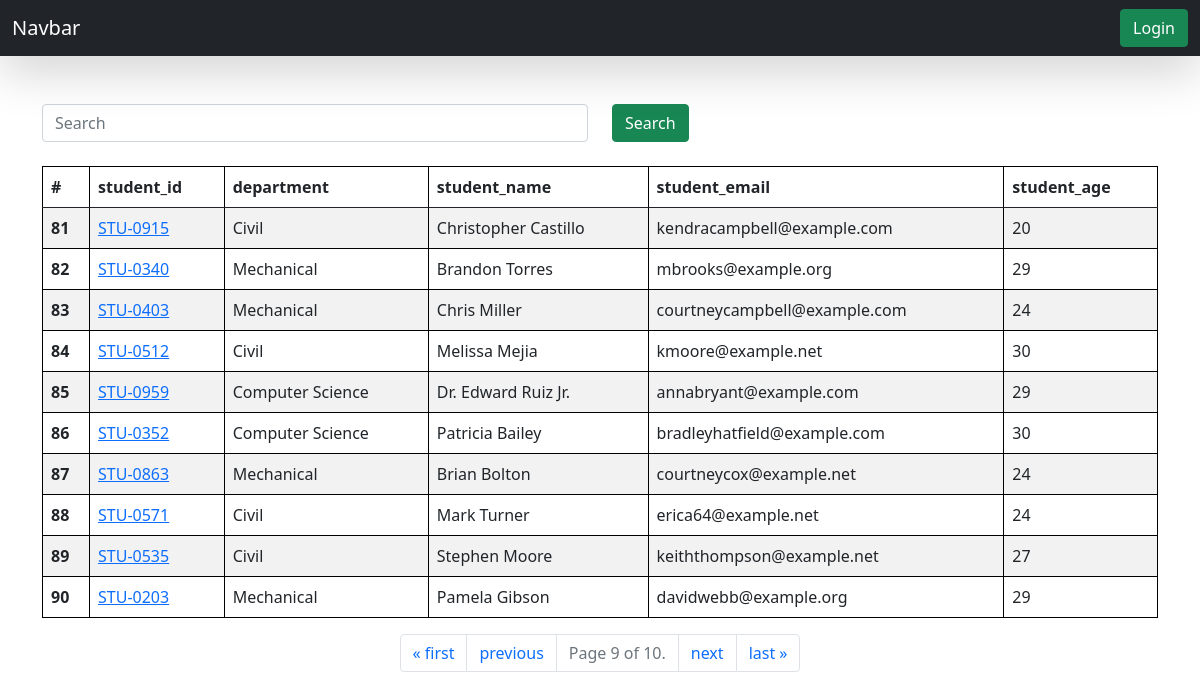
/students/?page=9, run on the app's committed database.
### reportcard/models.py (models this page shows, shortened)
class Student(models.Model):
    department = models.ForeignKey(Department, related_name="depart", on_delete=models.CASCADE)
    student_id = models.OneToOneField(StudentID, related_name="studentid", on_delete=models.SET_NULL, null=True)
    student_name = models.CharField(max_length=100)
    student_email = models.EmailField(unique=True)
    student_age = models.IntegerField(default=18)
    student_address = models.TextField()

class StudentID(models.Model):
    student_id = models.CharField(max_length=100)
    def __str__(self) -> str:
        return self.student_id

class Department(models.Model):
    department = models.CharField(max_length=100)
    def __str__(self) -> str:
        return self.department
    class Meta:
        ordering = ['department']

### reportcard/views.py (the view, shortened to what this page needs)
# urls.py: path('students/', get_students, name="get_students"),
def get_students(request):
    queryset = Student.objects.all()
    paginator = Paginator(queryset, 10)
    page_number = request.GET.get("page", 1)
    page_obj = paginator.get_page(page_number)
    print(page_obj)
    return render(request, 'report/students.html', {'queryset' : page_obj})

### reportcard/templates/report/students.html
{% extends "base.html" %} {% block start %}
<div class="container mt-5">
  <form class="mb-4">
    <div class="row">
      <div class="col-md-6">
        <input class="form-control" name="Search" placeholder="Search" />
      </div>
      <div class="col-md-6">
        <button class="btn btn-success">Search</button>
      </div>
    </div>
  </form>
  <table class="table table-striped">
    <thead>
      <tr>
        <th scope="col">#</th>
        <th scope="col">student_id</th>
        <th scope="col">department</th>
        <th scope="col">student_name</th>
        <th scope="col">student_email</th>
        <th scope="col">student_age</th>
      </tr>
    </thead>
    <tbody>
      {% for student in queryset %}
      <tr>
        <th scope="row">
          {{forloop.counter|add:queryset.start_index|add:"-1"}}
        </th>
        <td>
          <a href="{% url 'see_marks' student.student_id %}"
            >{{student.student_id}}</a
          >
        </td>
        <td>{{student.department}}</td>
        <td>{{student.student_name}}</td>
        <td>{{student.student_email}}</td>
        <td>{{student.student_age}}</td>
      </tr>
      {% endfor %}
    </tbody>
  </table>
  <nav aria-label="Page navigation example">
    <ul class="pagination justify-content-center">
      {% if queryset.has_previous %}
      <li class="page-item">
        <a class="page-link" href="?page=1">« first</a>
      </li>
      <li class="page-item">
        <a class="page-link" href="?page={{ queryset.previous_page_number }}"
          >previous</a
        >
      </li>
      {% endif %}
      <li class="page-item disabled">
        <a class="page-link"
          >Page {{ queryset.number }} of {{ queryset.paginator.num_pages }}.</a
        >
      </li>
      {% if queryset.has_next %}
      <li class="page-item">
        <a class="page-link" href="?page={{ queryset.next_page_number }}"
          >next</a
        >
      </li>
      <li class="page-item">
        <a class="page-link" href="?page={{ queryset.paginator.num_pages }}"
          >last »</a
        >
      </li>
      {% endif %}
    </ul>
  </nav>
</div>
{% endblock %}

### reportcard/templates/base.html (style rules this page uses)
table, th, td { border: 1px solid black; }

### data on the page
Student: student_id "STU-0915", department "Civil", student_name "Christopher Castillo", student_email "kendracampbell@example.com", student_age "20"
Student: student_id "STU-0340", department "Mechanical", student_name "Brandon Torres", student_email "mbrooks@example.org", student_age "29"
Student: student_id "STU-0403", department "Mechanical", student_name "Chris Miller", student_email "courtneycampbell@example.com", student_age "24"
Student: student_id "STU-0512", department "Civil", student_name "Melissa Mejia", student_email "kmoore@example.net", student_age "30"
Student: student_id "STU-0959", department "Computer Science", student_name "Dr. Edward Ruiz Jr.", student_email "annabryant@example.com", student_age "29"
Student: student_id "STU-0352", department "Computer Science", student_name "Patricia Bailey", student_email "bradleyhatfield@example.com", student_age "30"
Student: student_id "STU-0863", department "Mechanical", student_name "Brian Bolton", student_email "courtneycox@example.net", student_age "24"
Student: student_id "STU-0571", department "Civil", student_name "Mark Turner", student_email "erica64@example.net", student_age "24"
Student: student_id "STU-0535", department "Civil", student_name "Stephen Moore", student_email "keiththompson@example.net", student_age "27"
Student: student_id "STU-0203", department "Mechanical", student_name "Pamela Gibson", student_email "davidwebb@example.org", student_age "29"

### other printed values
{{ queryset.number }} "9"
{{ queryset.paginator.num_pages }} "10"
